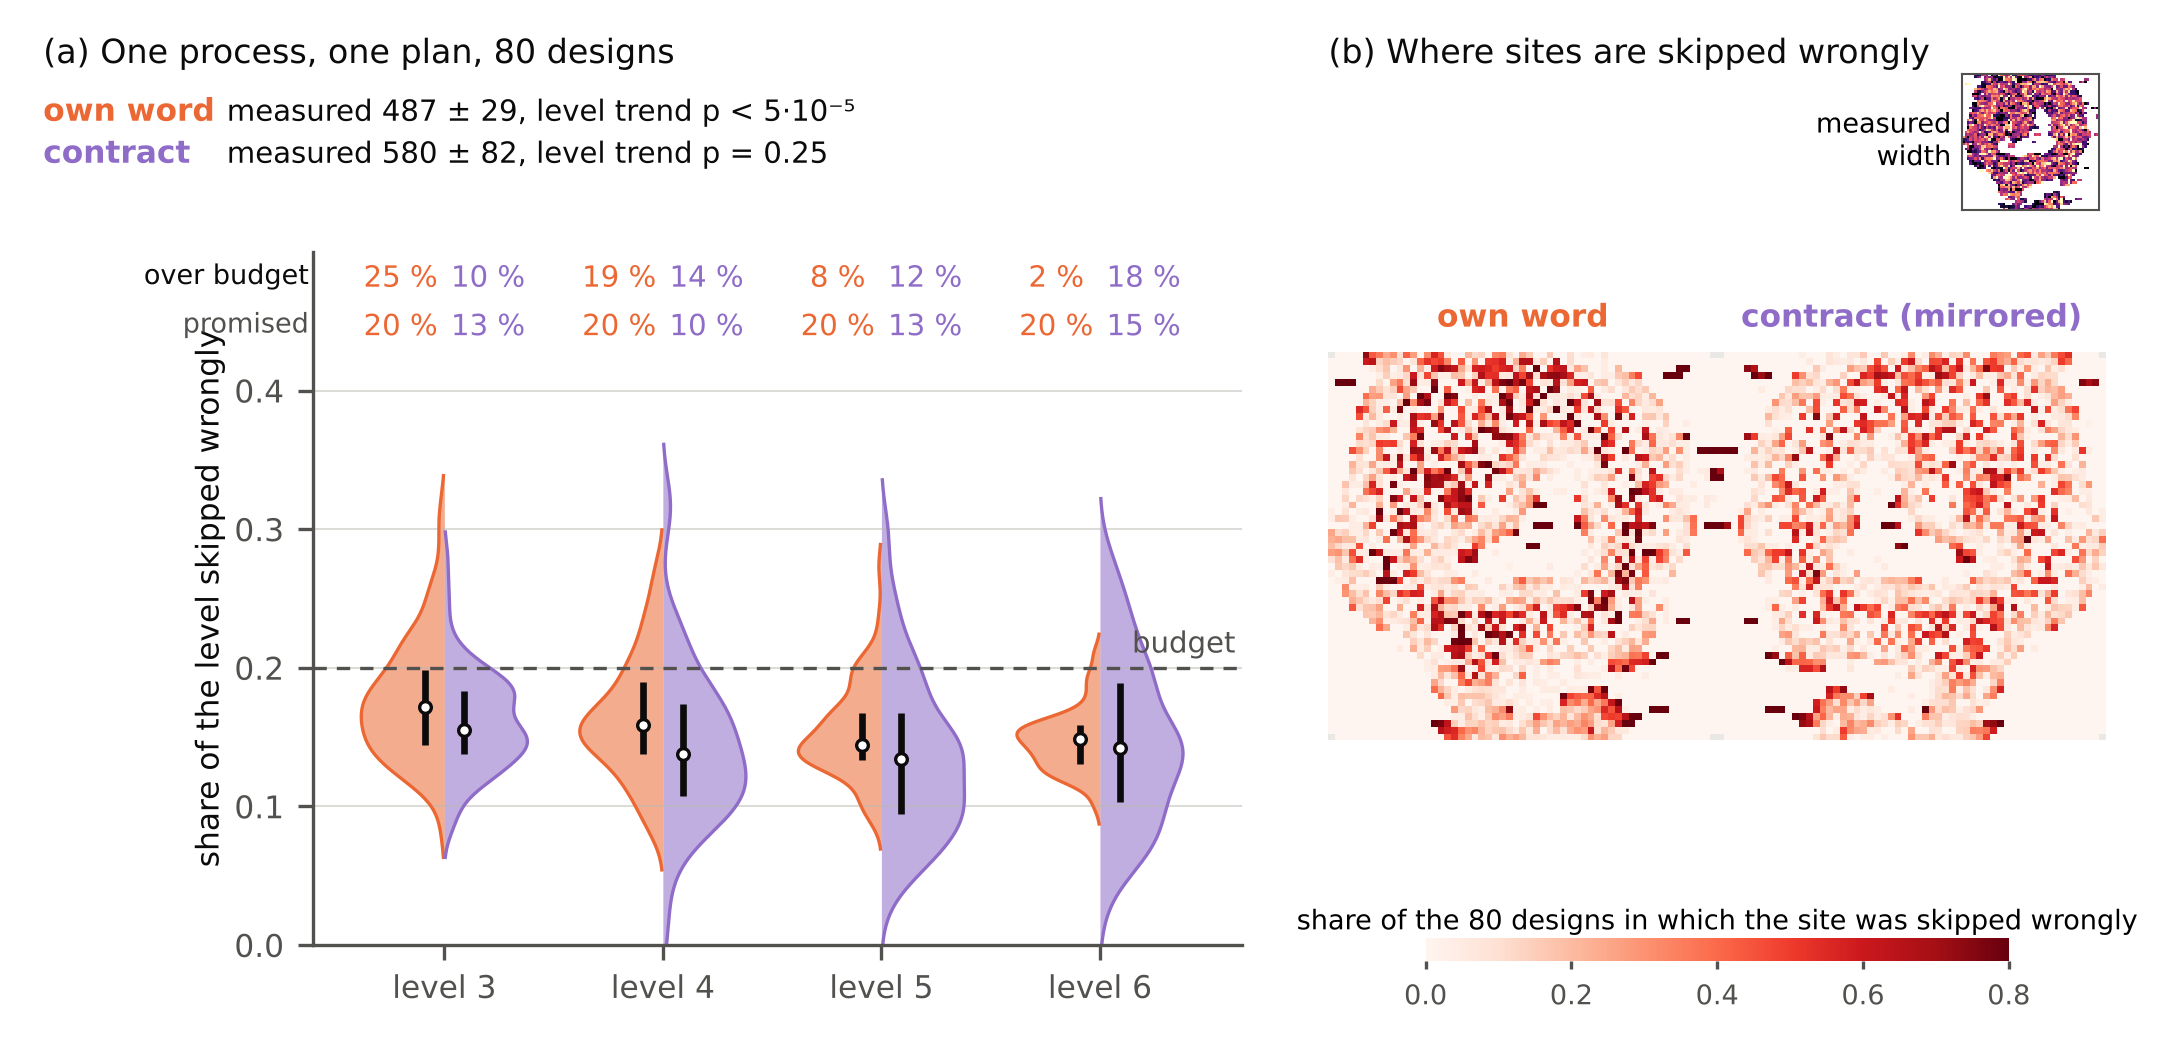

Generate this figure with Python:
"""
Figure 1 (round 5): specified and calibrated in advance. NaCl (200)-width scan, 80 fresh hierarchical designs,
one Gaussian process (presence and log width) on the staged plan, budget 0.20 per level at confidence 0.80.
The two rules differ only in who sets the cut on each level: the process's own statement, or a uniform
calibration draw of 40 sites with the exact hypergeometric cut (the contract).

(a) Split violins per level: share of the level skipped wrongly over the 80 designs, own word (left) and
    contract (right); budget line; share of designs over budget printed above.
(b) Mirrored heatmap: designs (rows) by level, own word mirrored to the left of the contract, colour the share
    of the level skipped wrongly on a diverging scale centred on the budget. Inset: the measured (200) width.

    python manuscript/figures/fig_hook_calibrated.py
"""
from __future__ import annotations

import json
import sys
from pathlib import Path

import matplotlib.pyplot as plt
import numpy as np
from matplotlib.colors import LinearSegmentedColormap, TwoSlopeNorm
from scipy.stats import gaussian_kde

FIG = Path(__file__).resolve().parent
ROOT = FIG.parents[1]
INK, INK2, GRID = "#0b0b0b", "#52514e", "#b9b8b3"
ORANGE, PURPLE = "#eb6834", "#8e6cc8"
EPS = 0.20
DIV = LinearSegmentedColormap.from_list("div", ["#2f5f9e", "#9fbbe0", "#f2f1ed", "#efa58c", "#b8391f"])


def shares():
    rr = [json.loads(l) for l in open(ROOT / "results/revision2/staged_gp_designs.jsonl")]
    own = np.array([[l["realised"] / l["N"] for l in r["own"]] for r in rr])
    con = np.array([[l["W_level"] / l["N"] for l in r["contract"]] for r in rr])
    own_over = np.array([[l["realised"] > np.floor(EPS * l["N"]) for l in r["own"]] for r in rr])
    con_over = np.array([[l["W_level"] > np.floor(EPS * l["N"]) for l in r["contract"]] for r in rr])
    m_own = np.array([r["own"][-1]["measured_after"] for r in rr])
    m_con = np.array([r["contract"][-1]["measured_after"] for r in rr])
    return own, con, own_over, con_over, m_own, m_con


def half_violin(ax, x, v, side, col, width=0.38):
    y = np.linspace(0, 0.45, 300)
    d = gaussian_kde(v, bw_method=0.35)(y); d = d / d.max() * width
    keep = d > 0.01 * width; y, d = y[keep], d[keep]
    xs = x - d if side < 0 else x + d
    ax.fill_betweenx(y, x, xs, color=col, alpha=0.55, lw=0)
    ax.plot(xs, y, color=col, lw=0.8)
    q1, q2, q3 = np.percentile(v, [25, 50, 75])
    off = -0.09 if side < 0 else 0.09
    ax.plot([x + off, x + off], [q1, q3], color=INK, lw=1.6, solid_capstyle="butt")
    ax.plot(x + off, q2, "o", ms=2.8, color="white", mec=INK, mew=0.8, zorder=3)


def site_maps(shape, raster_iy, raster_ix):
    rr = [json.loads(l) for l in open(ROOT / "results/revision2/staged_gp_designs_sites.jsonl")]
    n = len(raster_iy); dec = np.zeros(n); wrong = {k: np.zeros(n) for k in ("own", "contract")}
    for r in rr:
        dec[r["decided"]] += 1
        for k in wrong:
            for l in r[k]:
                wrong[k][l["wrong_idx"]] += 1
    maps = {}
    for k in wrong:
        img = np.full(shape, np.nan)
        ok = dec > 0
        img[raster_iy[ok], raster_ix[ok]] = wrong[k][ok] / dec[ok]
        maps[k] = img
    return maps, len(rr)


def main():
    plt.rcParams.update({"font.family": "DejaVu Sans", "font.size": 7.5, "axes.edgecolor": INK2,
                         "xtick.color": INK2, "ytick.color": INK2, "axes.labelcolor": INK})
    own, con, own_over, con_over, m_own, m_con = shares()
    tests = json.load(open(ROOT / "results/revision2/staged_gp_designs_trend_tests.json"))
    rr = [json.loads(l) for l in open(ROOT / "results/revision2/staged_gp_designs.jsonl")]
    nominal = np.array([[l["delta_picked"] for l in r["contract"]] for r in rr]).mean(0)
    levels = [3, 4, 5, 6]

    fig = plt.figure(figsize=(7.2, 3.5))
    axa = fig.add_axes([0.145, 0.10, 0.43, 0.66])

    # (a) split violins
    for j, L in enumerate(levels):
        half_violin(axa, j, own[:, j], -1, ORANGE)
        half_violin(axa, j, con[:, j], +1, PURPLE)
        for y, (a, b) in ((0.475, (own_over[:, j].mean(), con_over[:, j].mean())), (0.44, (0.20, nominal[j]))):
            axa.text(j - 0.2, y, f"{100 * a:.0f} %", ha="center", fontsize=7, color=ORANGE)
            axa.text(j + 0.2, y, f"{100 * b:.0f} %", ha="center", fontsize=7, color=PURPLE)
    axa.text(-0.62, 0.482, "over budget", ha="right", va="center", fontsize=6.5, color=INK, clip_on=False)
    axa.text(-0.62, 0.447, "promised", ha="right", va="center", fontsize=6.5, color=INK2, clip_on=False)
    axa.axhline(EPS, color=INK2, lw=0.8, ls=(0, (4, 3)))
    axa.text(3.62, EPS + 0.006, "budget", ha="right", va="bottom", fontsize=7, color=INK2)
    axa.set_xticks(range(4), [f"level {L}" for L in levels]); axa.set_xlim(-0.6, 3.65); axa.set_ylim(0, 0.5)
    axa.set_yticks([0, 0.1, 0.2, 0.3, 0.4])
    axa.set_ylabel("share of the level skipped wrongly", labelpad=2)
    axa.grid(axis="y", color=GRID, lw=0.4, alpha=0.6)
    for s in ("top", "right"):
        axa.spines[s].set_visible(False)
    tc = tests["contract"]
    fig.text(0.02, 0.94, "(a) One process, one plan, 80 designs", fontsize=8, color=INK)
    fig.text(0.02, 0.885, "own word", fontsize=7.5, color=ORANGE, fontweight="bold")
    fig.text(0.105, 0.885, f"measured {m_own.mean():.0f} ± {m_own.std():.0f}, level trend p < 5·10⁻⁵", fontsize=7, color=INK)
    fig.text(0.02, 0.845, "contract", fontsize=7.5, color=PURPLE, fontweight="bold")
    fig.text(0.105, 0.845, f"measured {m_con.mean():.0f} ± {m_con.std():.0f}, level trend p = {tc['p_trend']:.2f}", fontsize=7, color=INK)

    # (b) mirrored spatial heatmaps of the probability that a site is skipped wrongly
    sys.path.insert(0, str(FIG)); sys.path.insert(0, str(ROOT)); sys.path.insert(0, str(ROOT / "src"))
    from fig_datasets import nacl_fwhm
    from experiments.nacl_saxs.adapter import load
    img, pres, (xs, ys), _, _ = nacl_fwhm()
    _, grid = load()
    xy = np.asarray(grid["xy_mm"], float)
    rix = np.searchsorted(xs, xy[:, 0].round(4)); riy = np.searchsorted(ys, xy[:, 1].round(4))
    maps, nd = site_maps(img.shape, riy, rix)
    cmap = plt.get_cmap("Reds").copy(); cmap.set_bad("#e9e8e4")
    axl = fig.add_axes([0.615, 0.20, 0.18, 0.56]); axr = fig.add_axes([0.795, 0.20, 0.18, 0.56])
    kw = dict(origin="lower", cmap=cmap, vmin=0, vmax=0.8, interpolation="nearest", aspect="equal")
    im = axl.imshow(maps["own"], **kw)
    axr.imshow(maps["contract"][:, ::-1], **kw)                                  # mirrored about the seam
    for ax, t, c in ((axl, "own word", ORANGE), (axr, "contract (mirrored)", PURPLE)):
        ax.set_xticks([]); ax.set_yticks([])
        for sp in ax.spines.values():
            sp.set_visible(False)
        ax.set_title(t, fontsize=7.5, color=c, fontweight="bold")
    fig.text(0.615, 0.94, "(b) Where sites are skipped wrongly", fontsize=8, color=INK)
    cax = fig.add_axes([0.66, 0.085, 0.27, 0.022])
    cb = fig.colorbar(im, cax=cax, orientation="horizontal", ticks=[0, 0.2, 0.4, 0.6, 0.8])
    cb.outline.set_visible(False); cb.ax.tick_params(labelsize=6.5, length=2)
    cax.set_title(f"share of the {nd} designs in which the site was skipped wrongly", fontsize=6.5, pad=2)
    # inset: the measured width
    ins = fig.add_axes([0.905, 0.80, 0.07, 0.13])
    ins.imshow(img, origin="lower", cmap="magma", interpolation="nearest",
               vmin=np.nanpercentile(img, 5), vmax=np.nanpercentile(img, 95))
    ins.set_xticks([]); ins.set_yticks([])
    for sp in ins.spines.values():
        sp.set_color(INK2); sp.set_linewidth(0.5)
    ins.text(-0.08, 0.5, "measured\nwidth", transform=ins.transAxes, ha="right", va="center", fontsize=6.5)

    for ext in ("png", "pdf"):
        fig.savefig(FIG / f"fig_hook_calibrated.{ext}", dpi=300)
    print("own over by level", own_over.mean(0), "contract", con_over.mean(0), "nominal", nominal.round(3))


if __name__ == "__main__":
    main()
